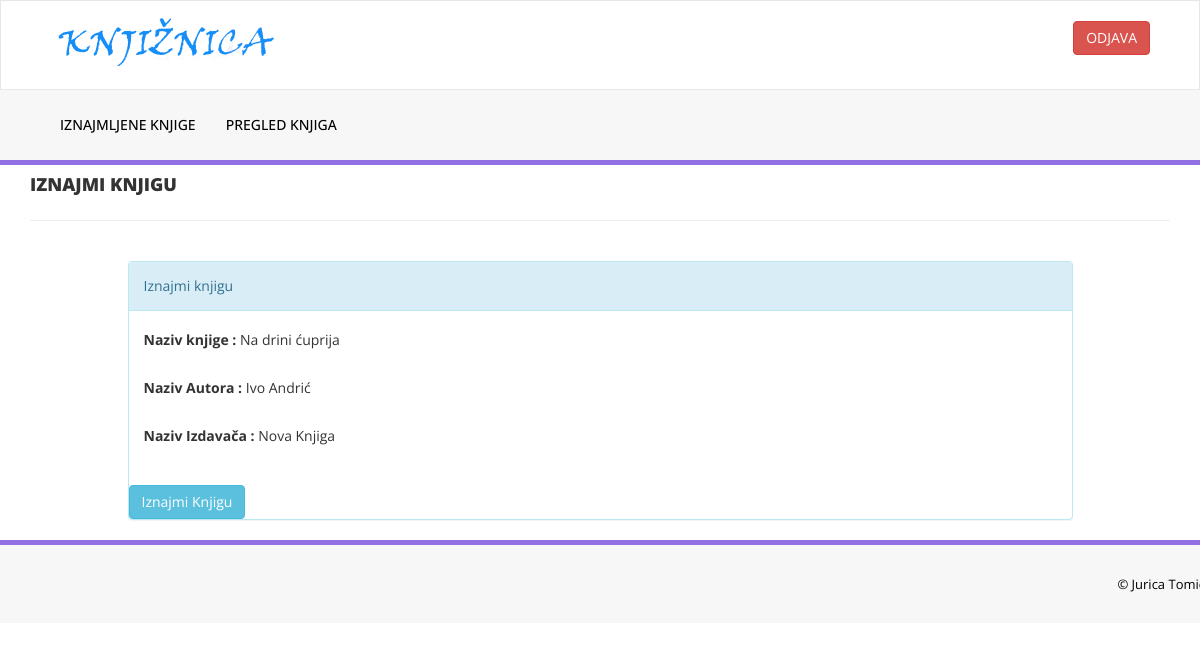
/urediIznajmljivanjeClan.php?ID_Knjige=1 (signed in), run on the app's committed database.
### tables this page shows
CREATE TABLE `knjige` (
  `ID_Knjige` int(11) NOT NULL,
  `Naziv` varchar(100) NOT NULL,
  `Godina_Izdavanja` varchar(10) DEFAULT NULL,
  `Status` tinyint(1) DEFAULT 1,
  `Autor_ID` int(11) NOT NULL,
  `Izdavac_ID` int(11) NOT NULL,
  `Br_Stranica` int(11) NOT NULL
);

CREATE TABLE `autori` (
  `ID_Autor` int(11) NOT NULL,
  `Naziv_Autora` varchar(100) NOT NULL
);

CREATE TABLE `izdavaci` (
  `ID_Izdavac` int(11) NOT NULL,
  `Naziv` varchar(100) NOT NULL
);

### urediIznajmljivanjeClan.php (the view, shortened to what this page needs)
<?php
include('includes/config.php');
if(strlen($_SESSION['login'])==0)
    {
header('location:index.php');
}
else{
?>
<!DOCTYPE html>
<html xmlns="http://www.w3.org/1999/xhtml">
<head>
    <link href="assets/css/bootstrap.css" rel="stylesheet" />
    <link href="assets/css/font-awesome.css" rel="stylesheet" />
    <link href="assets/css/style.css" rel="stylesheet" />
</head>
<body>
<?php include('includes/headerUser.php');?>
    <div class="content-wra
    <div class="content-wrapper">
         <div class="container">
        <div class="row pad-botm">
            <div class="col-md-12">
                <h4 class="header-line">Iznajmi knjigu</h4>
                            </div>
</div>
<div class="row">
<div class="col-md-10 col-sm-6 col-xs-12 col-md-offset-1"">
<div class="panel panel-info">
<div class="panel-heading">
Iznajmi knjigu
</div>
<div class="panel-body">
<form role="form" method="post">
<?php
$ID_Knjige=intval($_GET['ID_Knjige']);
$sql = "SELECT knjige.ID_Knjige, knjige.Naziv, knjige.Status, autori.Naziv_Autora as autnzv , izdavaci.Naziv as izdnzv from knjige inner join autori on knjige.Autor_ID= autori.ID_Autor inner join izdavaci on knjige.Izdavac_ID= izdavaci.ID_Izdavac where ID_Knjige=:ID_Knjige";
$query = $dbh -> prepare($sql);
$query->bindParam(':ID_Knjige',$ID_Knjige,PDO::PARAM_STR);
$query->execute();
$results=$query->fetchAll(PDO::FETCH_OBJ);
if($query->rowCount() > 0)
{
foreach($results as $result)
{               ?>
<div class="form-group">
<label> Naziv knjige :</label>
<?php echo htmlentities($result->Naziv);?>
</div>
<div class="form-group">
<label> Naziv Autora :</label>
<?php echo htmlentities($result->autnzv);?>
</div>
<div class="form-group">
<label>Naziv Izdavača :</label>
<?php echo htmlentities($result->izdnzv);?>
</div>
</div>
 <?php if($result->Status==1){?>
<button type="submit" name="return" id="submit" class="btn btn-info">Iznajmi Knjigu </button>
 </div>
<?php }}} ?>
                            </div>
                        </div>
                            </div>
        </div>
  <?php include('includes/footer.php');?>
</body>
</html>
<?php } ?>

### assets/css/style.css (style rules this page uses)
.header-line { font-weight:900; padding-bottom:25px; border-bottom:1px solid #eeeeee; text-transform:uppercase; }
.pad-botm { padding-bottom:30px; }

### data on the page
knjige: Naziv "Na drini ćuprija", autori.Naziv_Autora "Ivo Andrić", izdavaci.Naziv "Nova Knjiga", Status "Iznajmi Knjigu"
